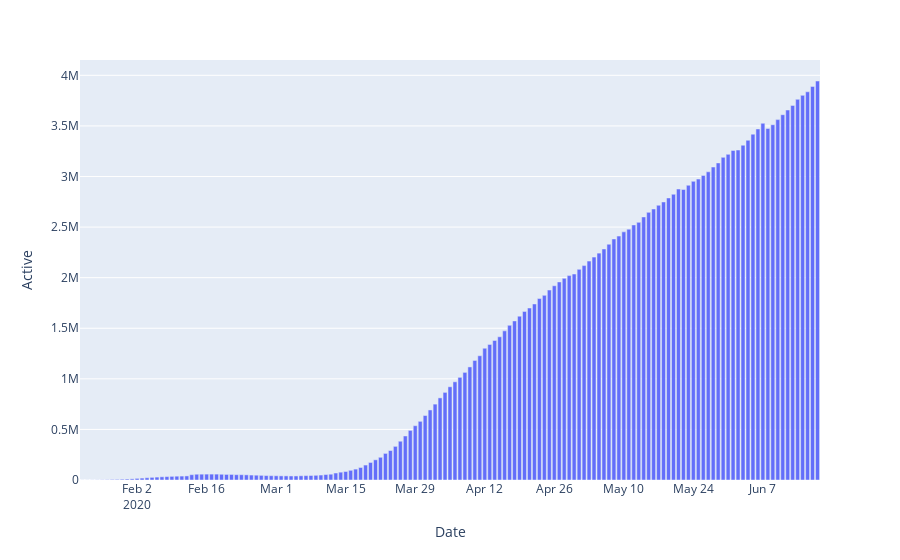

The notebook cell this image was saved under:
### Markdown cell above
### Active

### Code cell
fig = px.bar(df3, x='Date', y='Active')
fig.show()

### Figure 1 — Plotly figure (JSON) as saved in the notebook; plotly's stock layout.template omitted (floating-point values rounded to 4 significant figures; data arrays with more than 128 entries replaced by an {"elided": "..."} marker saying what was removed)
{"data": [{"alignmentgroup": "True", "hovertemplate": "Date=%{x}<br>Active=%{y}<extra></extra>", "legendgroup": "", "marker": {"color": "#636efa", "pattern": {"shape": ""}}, "name": "", "offsetgroup": "", "orientation": "v", "showlegend": false, "textposition": "auto", "type": "bar", "x": {"elided": "149 str values"}, "xaxis": "x", "y": {"elided": "149 int values"}, "yaxis": "y"}], "layout": {"barmode": "relative", "legend": {"tracegroupgap": 0}, "margin": {"t": 60}, "xaxis": {"anchor": "y", "domain": [0, 1], "title": {"text": "Date"}}, "yaxis": {"anchor": "x", "domain": [0, 1], "title": {"text": "Active"}}}}
